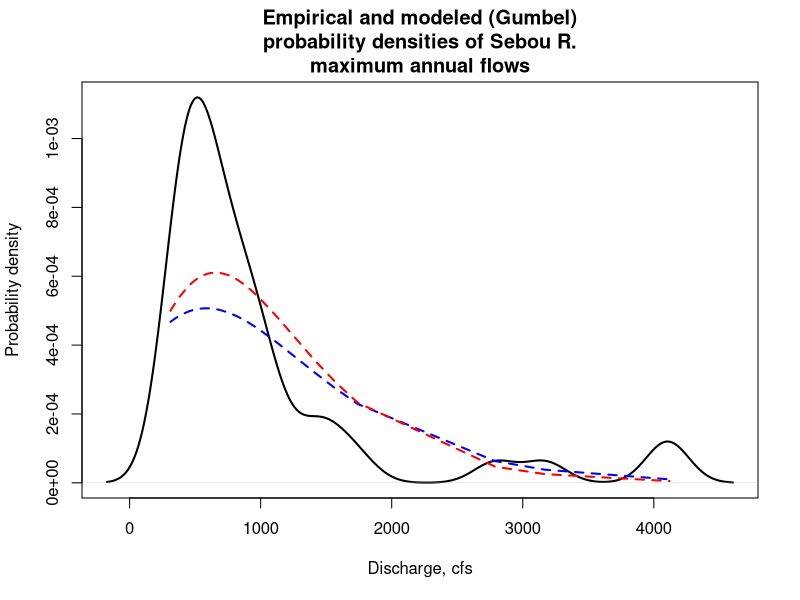

Write R code to recreate this figure. (Note: this script raises an error after producing the figure.)
foo=read.csv("sebou.csv")

xx=sort(foo$maxQ,decreasing=FALSE)
plot(density(xx),xlab="Discharge, cfs",ylab="Probability density",main="Empirical and modeled (Gumbel)\nprobability densities of Sebou R.\nmaximum annual flows",lty=1,lwd=2)
#Gumbel
#MM
alpha=sqrt(6*var(xx)/pi^2)
xii=mean(xx)-0.5772*alpha
gum_pdf=(1/alpha)*exp(-((xx-xii)/alpha)-exp(-(xx-xii)/alpha))
lines(xx,gum_pdf,col="BLUE",lty=2,lwd=2)
gum_qua=xii-alpha*log(-log(c(0.01,0.99)))
#PARAMETERS
xii
alpha
#QUANTILES
gum_qua

#L-Moments
pwm_gum = function(x,r) {
  #calculates probability weightetd moments of order r
  # used for calculating betas and associated L-moments
  cs=0
  n=length(x)
  for(i in seq(1,n-r)) {
    cs=cs+(choose(n-i,r)*x[i])/choose(n-1,r)
  }
  return(cs/n)
}

lambda1=mean(xx)
beta1=pwm_gum(sort(xx,decreasing=TRUE),1)
lambda2=2*beta1-lambda1
alpha=lambda2/log(2)
xii=mean(xx)-0.5772*alpha 
gum_pdf=(1/alpha)*exp(-((xx-xii)/alpha)-exp(-(xx-xii)/alpha))
gum_qua=xii-alpha*log(-log(c(0.01,0.99)))
lines(xx,gum_pdf,col="RED",lty=2,lwd=2)
#PARAMETERS
xii
alpha
#QUANTILES
gum_qua

#MLE
library(fitdistrplus)
dgumbel <- function(x, ps, al) {  exp((ps - x)/al - exp((ps - x)/al))/al }
pgumbel <- function(q, ps, al) {  exp(-exp(-((q - ps)/al))) }
qgumbel <- function(p, ps, al) {  ps-al*log(-log(p)) }
gumbel.fit <- fitdist(xx, "gumbel", start=list(ps=mean(xx), al=sd(xx)), method="mle")
xii=gumbel.fit$estimate['ps'][[1]]
alpha=gumbel.fit$estimate['al'][[1]]
gum_pdf=(1/alpha)*exp(-((xx-xii)/alpha)-exp(-(xx-xii)/alpha))
lines(xx,gum_pdf,col="GREEN",lty=2,lwd=2)
legend("topright", c("Empirical","MM","LM","MLE"), col=c('BLACK',"BLUE","RED","GREEN"), lty=c(1,2,2,2), lwd=2, title = "Legend")
#PARAMETERS:
xii
alpha
#QUANTILES:
gum_qua
quantile(gumbel.fit,probs=c(0.01,0.99))
plot(gumbel.fit)

#Q2: GEV
dgev=function (x, xi = 1, mu = 0, sigma = 1) {   
#tmp <- (1 + (xi * (x - mu))/sigma)   
#(as.numeric(tmp > 0) * (tmp^(-1/xi - 1) * exp(-tmp^(-1/xi))))/sigma 
if(xi==0) {
    ttt=(exp(-(x-mu)/sigma))
} else {
    ttt=(1+((x-mu)/sigma)*xi)^(-1/xi)
}
  print(ttt)
  1/sigma*(ttt^(xi+1))*exp(-ttt)  
}
#gev p fn
pgev=function (q, xi = 1, mu = 0, sigma = 1) {   exp(-(1 + (xi * (q - mu))/sigma)^(-1/xi)) }
#gev quantile fn
qgev=function (p, xi = 1, mu = 0, sigma = 1) {  mu + (sigma/xi) * ((-logb(p))^(-xi) - 1) }

plot(density(xx),xlab="Discharge, cfs",ylab="Probability density",
     main="Empirical and modeled (GEV)\nprobability densities of Sebou R.\n
     maximum annual flows",lty=1,lwd=2,ylim=c(0,2e-3))

##### L-Moments
pwm_gev=function(x,r) {
  rr=seq(r+1,length(x))
  sum(choose(rr-1,r)*x[rr]/choose(length(x),r+1))/(r+1)
}
lambda1=pwm_gev(xx,0) #=mean(xx)
beta1=pwm_gev(xx,1)
beta2=pwm_gev(xx,2)
lambda2=2*beta1-lambda1
lambda3=6*beta2-6*beta1+lambda1
tau3=lambda3/lambda2
cc=2/(tau3+3)-log(2)/log(3)
#calculate kappa first
cc=lambda2/(3*beta2-lambda1)-(log(2)/log(3))
kappa=7.8590*cc+2.9554*(cc^2)
alpha=kappa*lambda2/(gamma(1+kappa)*(1-2^-kappa))
xii=lambda1+(alpha/kappa)*(gamma(1+kappa)-1)
gev_cdf=exp(-(1-(kappa*(xx-xii)/alpha))^(1/kappa))
gev_qua=xii+(alpha/kappa)*(1-(-log(c(0.01,0.99)))^kappa)
lines(xx,dgev(xx,xi=kappa,mu=xii,sigma=alpha),col="BLUE",lty=2,lwd=3)
#Theoretical Upper bound
xii-(alpha/kappa) #note that density function is undefined above this value

#PARAMETERS
xii
alpha
kappa

#QUANTILES
gev_qua

##### Maximum Likelihood
#gev density fn

gev.fit <- fitdist(xx, "gev", start=list(mu=0, sigma=1, xi=1), method="mle")
xii=gev.fit$estimate['mu'][[1]]
alpha=gev.fit$estimate['sigma'][[1]]
kappa=gev.fit$estimate['xi'][[1]]
lines(xx,dgev(xx,xi=kappa,mu=xii,sigma=alpha),col="GREEN",lty=2,lwd=2)
legend("topright", c("Empirical","LM","MLE"), col=c('BLACK',"BLUE","GREEN"), lty=c(1,2,2), lwd=c(1,2,2), title = "Legend")

#PARAMETERS:
xii
alpha
kappa

#QUANTILES:
quantile(gev.fit,probs=c(0.01,0.99))
plot(gev.fit)

#GMLE
priork=function(kappa) {
  p=6
  q=9
  gamma(p)*gamma(q)*((0.5+kappa)^(p-1))*((0.5-kappa)^(q-1))/gamma(p+q)
}
gmlf=function(p,xx) {
  xii=p[1]
  alpha=p[2]
  kappa=p[3]
  yy=(1-(kappa/alpha)*(xx-xii))
  -length(xx)*log(alpha)+sum((1/kappa-1)*log(yy)-yy^(1/kappa))+log(priork(kappa))
}
minll=nlm(f=gmlf,p=c(xii,alpha,kappa),xx)
lines(xx,dgev(xx,mu=minll$estimate[1],sigma=minll$estimate[2],xi=minll$estimate[3]))
